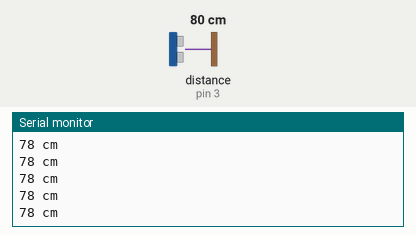
Simulated run of this sketch. Board: Arduino Uno, built with avr-gcc and run on an emulated ATmega328P. Parts: the last lines printed to the serial monitor. Wiring (inferred from the names in the program): ultrasonic range finder: trigger pin 2; echo pin 3. Inputs (shaded band) come from the test bench; at power-on: distance to the obstacle (sensor on pin 3) 80 cm. The echo pulse lasts 58.3 µs per cm.

Above: at 1.2 s.
1.3 s: distance to the obstacle (sensor on pin 3) set to 2 cm
At 1.38 s:
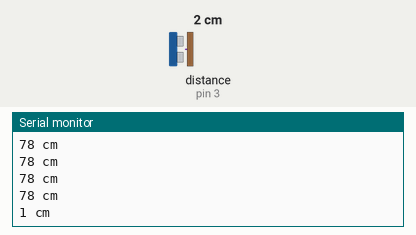
2.8 s: distance to the obstacle (sensor on pin 3) set to 120 cm
At 2.89 s:
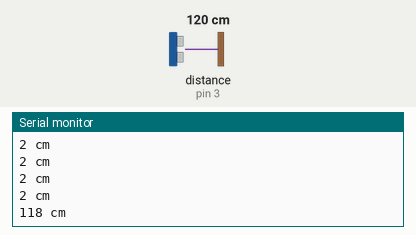
5.8 s: distance to the obstacle (sensor on pin 3) set to 250 cm
At 5.91 s:
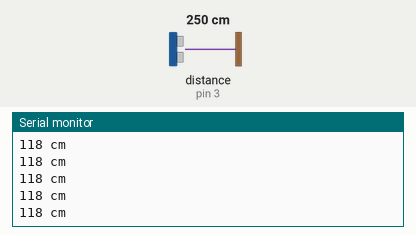
Timing chart, 0 to 8.8 s (numbered marks = the images above; inputs shaded):
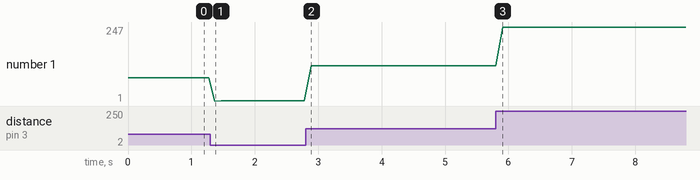

The sketch:

Ultrasonic_Sensor.ino
```cpp
#define TRIG_PIN 2
#define ECHO_PIN 3

long duration;
int distance;

void setup() {
  pinMode(TRIG_PIN, OUTPUT);
  pinMode(ECHO_PIN, INPUT);

  Serial.begin(9600);
}

void loop() {
  // Clear the trigger pin for 5 microseconds:
  digitalWrite(TRIG_PIN, LOW);
  delayMicroseconds(5);

  // Trigger the sensor by setting the trigger pin high for 10 microseconds:
  digitalWrite(TRIG_PIN, HIGH);
  delayMicroseconds(10);
  digitalWrite(TRIG_PIN, LOW);

  // Read the echoPin, pulseIn() returns the duration (length of the pulse) in microseconds:
  duration = pulseIn(ECHO_PIN, HIGH);

  // The distance is equal to half of the duration because it travelled to the object and back
  // divided by the speed of sound (approximately 340 m/s).
  distance = duration / 2 * 0.034;

  // Print the distance on the Serial Monitor:
  Serial.print(distance);
  Serial.println(" cm");

  delay(100);
}
```

Measured:
- after the input at 1.3 s, the serial monitor: prints a new line after 0.07 s (image 1)
- after the input at 2.8 s, the serial monitor: prints a new line after 0.09 s (image 2)
- plotted number 1: 78 → 2 after the input at 1.3 s, 2 → 118 after the input at 2.8 s, 118 → 247 after the input at 5.8 s
